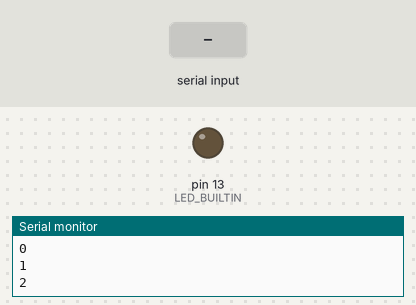
Simulated run of this sketch. Board: Arduino Uno, built with avr-gcc and run on an emulated ATmega328P. Parts: output pins drawn as LEDs (lit = HIGH), the last lines printed to the serial monitor. Inputs (shaded band) come from the test bench.

Above: at 1.5 s.
1.6 s: "1" received over Serial
At 3.2 s:
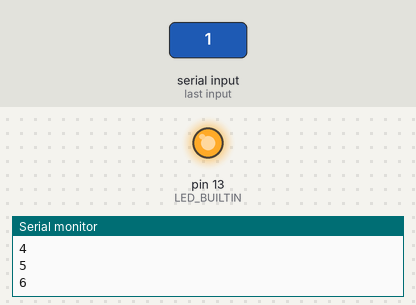
3.5 s: "0" received over Serial
At 4.5 s:
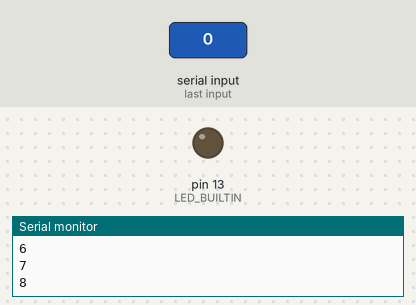
Timing chart, 0 to 6.5 s (numbered marks = the images above; inputs shaded):
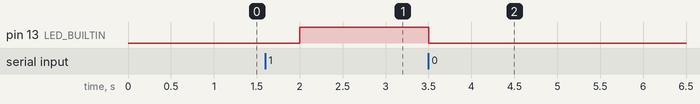

Measured:
- after the input at 1.6 s, pin 13 (LED_BUILTIN): LOW → HIGH after 0.40 s
- after the input at 3.5 s, pin 13 (LED_BUILTIN): HIGH → LOW at once

The sketch:

arduinoside.ino
```cpp
int i =0;

void setup() {
  Serial.begin(115200);              //Starting serial communication
  pinMode(LED_BUILTIN, OUTPUT);
}

void loop() {

  //sprintf(dataString,"%02X",a); // convert a value to hexa
  Serial.println(i);   // send the data
  i = i + 1;
  delay(500);                  // give the loop some break
}


void serialEvent() {
  while (Serial.available()) {
    // get the new byte:
    char inChar = (char)Serial.read();
    if(inChar=='0')
      digitalWrite(LED_BUILTIN, LOW);
    else if (inChar=='1')
      digitalWrite(LED_BUILTIN, HIGH);
  }
}
```
